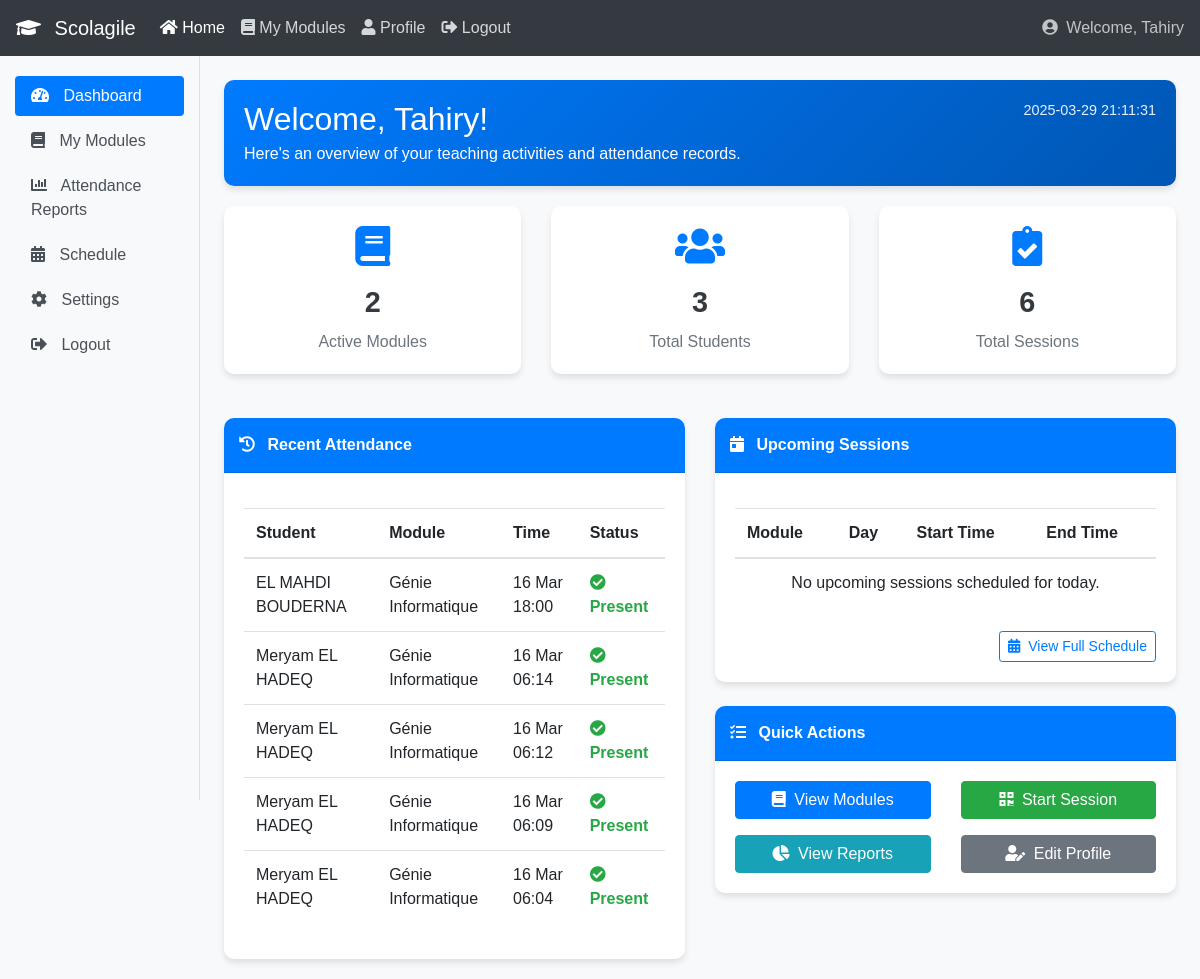
The app's page /professor_dashboard.php (signed in) with its own data.
### tables this page shows
CREATE TABLE `attendance` (
  `id` int(11) NOT NULL AUTO_INCREMENT,
  `student_id` int(11) NOT NULL,
  `module_id` int(11) NOT NULL,
  `scan_time` datetime NOT NULL,
  `teacher_scan_id` int(11) DEFAULT NULL,
  `status` enum('present','absent','late') NOT NULL DEFAULT 'present',
  PRIMARY KEY (`id`),
  KEY `student_id` (`student_id`),
  KEY `module_id` (`module_id`),
  KEY `teacher_scan_id` (`teacher_scan_id`),
  CONSTRAINT `attendance_ibfk_1` FOREIGN KEY (`student_id`) REFERENCES `users` (`id`) ON DELETE CASCADE,
  CONSTRAINT `attendance_ibfk_2` FOREIGN KEY (`module_id`) REFERENCES `modules` (`id`) ON DELETE CASCADE,
  CONSTRAINT `attendance_ibfk_3` FOREIGN KEY (`teacher_scan_id`) REFERENCES `teacher_scans` (`id`) ON DELETE CASCADE
);

CREATE TABLE `users` (
  `id` int(11) NOT NULL AUTO_INCREMENT,
  `name` varchar(100) NOT NULL,
  `rfid_tag` varchar(50) NOT NULL,
  `role` enum('student','professor','admin') NOT NULL,
  `email` varchar(100) NOT NULL,
  `password` varchar(255) NOT NULL,
  `last_login` datetime DEFAULT NULL,
  `field` varchar(100) DEFAULT NULL,
  `active` tinyint(1) NOT NULL DEFAULT 1,
  `created_at` timestamp NOT NULL DEFAULT current_timestamp(),
  PRIMARY KEY (`id`),
  UNIQUE KEY `rfid_tag` (`rfid_tag`),
  UNIQUE KEY `email` (`email`)
);

CREATE TABLE `modules` (
  `id` int(11) NOT NULL AUTO_INCREMENT,
  `name` varchar(100) NOT NULL,
  `semester` varchar(10) DEFAULT NULL,
  `code` varchar(50) DEFAULT NULL,
  `description` text DEFAULT NULL,
  PRIMARY KEY (`id`)
);

### professor_dashboard.php (the view, shortened to what the rows shown need)
<?php
require_once "config.php";
$professor_id = $_SESSION["id"];
$professor_name = $_SESSION["name"];
$sql_recent = "SELECT a.scan_time, u.name AS student_name, m.name AS module_name, a.status
              FROM attendance a
              JOIN users u ON a.student_id = u.id
              JOIN modules m ON a.module_id = m.id
              JOIN teacher_scans ts ON a.teacher_scan_id = ts.id
              WHERE ts.professor_id = ?
              ORDER BY a.scan_time DESC LIMIT 5";
$recent_attendances = [];
if ($stmt = $link->prepare($sql_recent)) {
    $stmt->bind_param("i", $professor_id);
    if ($stmt->execute()) {
        $result = $stmt->get_result();
        $recent_attendances = $result->fetch_all(MYSQLI_ASSOC);
    }
}
?>
<!DOCTYPE html>
<html lang="en">
<head>
    <link href="https://maxcdn.bootstrapcdn.com/bootstrap/4.5.2/css/bootstrap.min.css" rel="stylesheet">
    <link href="https://cdnjs.cloudflare.com/ajax/libs/font-awesome/5.15.3/css/all.min.css" rel="stylesheet">
</head>
<body>
    <div class="container-fluid">
        <div class="row">
            <main role="main" class="col-md-10 ml-sm-auto col-lg-10 px-4 mt-4">
                <div class="welcome-banner">
                    <div class="row">
                        <div class="col-md-8">
                            <h1 class="h2 mb-1">Welcome, <?php echo htmlspecialchars($professor_name); ?>!</h1>
                        </div>
                    </div>
                </div>
                <div class="row">
                    <div class="col-md-6">
                        <div class="card">
                            <div class="card-body">
                                <div class="table-responsive">
                                    <table class="table table-hover">
                                        <thead>
                                            <tr>
                                                <th>Student</th>
                                                <th>Module</th>
                                                <th>Time</th>
                                                <th>Status</th>
                                            </tr>
                                        </thead>
                                        <tbody>
                                            <?php if(count($recent_attendances) > 0): ?>
                                                <?php foreach($recent_attendances as $attendance): ?>
                                                    <tr>
                                                        <td><?php echo htmlspecialchars($attendance['student_name']); ?></td>
                                                        <td><?php echo htmlspecialchars($attendance['module_name']); ?></td>
                                                        <td><?php echo date('d M H:i', strtotime($attendance['scan_time'])); ?></td>
                                                        <td class="status-<?php echo $attendance['status']; ?>">
                                                            <?php
                                                            if($attendance['status'] == 'present') {
                                                                echo '<i class="fas fa-check-circle mr-1"></i>';
                                                            } else if($attendance['status'] == 'absent') {
                                                                echo '<i class="fas fa-times-circle mr-1"></i>';
                                                            } else {
                                                                echo '<i class="fas fa-exclamation-circle mr-1"></i>';
                                                            }
                                                            echo ucfirst($attendance['status']);
                                                            ?>
                                                        </td>
                                                    </tr>
                                                <?php endforeach; ?>
                                            <?php else: ?>
                                                <tr>
                                                    <td colspan="4" class="text-center">No recent attendance records found.</td>
                                                </tr>
                                            <?php endif; ?>
                                        </tbody>
                                    </table>
                                </div>
                            </div>
                        </div>
                    </div>
                    <div class="col-md-6">
                        <div class="card">
                            <div class="card-body">
                                <div class="table-responsive">
                                    <table class="table table-hover">
                                        <thead>
                                            <tr>
                                                <th>Module</th>
                                                <th>Day</th>
                                                <th>Start Time</th>
                                                <th>End Time</th>
                                            </tr>
                                        </thead>
                                    </table>
                                </div>
                            </div>
                        </div>
                    </div>
                </div>
            </main>
        </div>
    </div>
</body>
</html>

### records on screen
attendance: student.name "EL MAHDI BOUDERNA", module.name "Génie Informatique", scan_time "16 Mar 18:00", status "Present"
attendance: student.name "Meryam EL HADEQ", module.name "Génie Informatique", scan_time "16 Mar 06:14", status "Present"
attendance: student.name "Meryam EL HADEQ", module.name "Génie Informatique", scan_time "16 Mar 06:12", status "Present"
attendance: student.name "Meryam EL HADEQ", module.name "Génie Informatique", scan_time "16 Mar 06:09", status "Present"
attendance: student.name "Meryam EL HADEQ", module.name "Génie Informatique", scan_time "16 Mar 06:04", status "Present"

### other values on screen
$professor_name "Tahiry"
$module_count "2"
$student_count "3"
$session_count "6"
